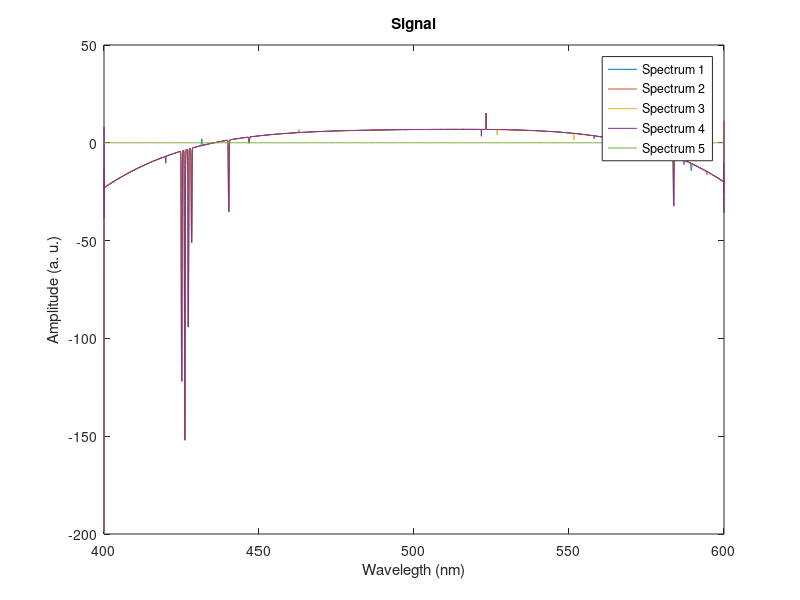

The MATLAB source for this figure: (Note: this script raises an error after producing the figure.)
clear 
close all
clc

%% Load data
%==========================================================================
load("Data/Sig_para_Novo.mat", "ds_spectrum", "ds_wl_range");
spectrum_off = ds_spectrum;
wavelength = ds_wl_range;

%% Analyze the signal
%==========================================================================
% detrending the signal by substracting the means
spectrum = bsxfun(@minus, spectrum_off, mean(spectrum_off, 2));

% define timestep (wavelength_resolution in this case) and sampling frequency
wavelength_resolution = wavelength(2) - wavelength(1);
frequency = 1/wavelength_resolution;

% Display variance of each spectrum
spectrum_var = var(spectrum(1:5,:), 0, 2); 
disp("Variance of each spectrum:");
disp(spectrum_var)

%% Plotting the signal
%==========================================================================
figure( 'Name', "Initial Plot" );
plot(wavelength, spectrum);
% plot(wavelength, spectrum, wavelength, spectrum_smooth, '-x');
xlabel('Wavelegth (nm)');
ylabel('Amplitude (a. u.)');
title("Signal");
legend('Spectrum 1', 'Spectrum 2', 'Spectrum 3', 'Spectrum 4', 'Spectrum 5');

%% Find the peaks in the spectrum and plot them
%==========================================================================
% Find positive peaks in the spectrum
[peaks,peaksLoc] = findpeaks(spectrum(1,:),'MinPeakProminence',2, 'MinPeakDistance', 0.8, 'MinPeakWidth', 8);
hold on;
plot(wavelength(peaksLoc),peaks,'rv','MarkerFaceColor','r');

% Find negative peaks in the spectrum
[negPeaks,negPeaksLoc] = findpeaks(-spectrum(1,:),'MinPeakProminence',2, 'MinPeakDistance', 0.8, 'MinPeakWidth', 8);
hold on;
plot(wavelength(negPeaksLoc),-negPeaks,'gv','MarkerFaceColor','g');


%% Plotting the Polynomial Fit
%==========================================================================




